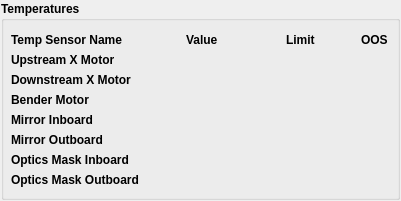
     <widget class="QFrame" name="frame_2">
      <property name="geometry">
       <rect>
        <x>274</x>
        <y>382</y>
        <width>401</width>
        <height>201</height>
       </rect>
      </property>
      <property name="frameShape">
       <enum>QFrame::NoFrame</enum>
      </property>
      <property name="frameShadow">
       <enum>QFrame::Raised</enum>
      </property>
      <layout class="QHBoxLayout" name="horizontalLayout_2">
       <property name="spacing">
        <number>0</number>
       </property>
       <property name="leftMargin">
        <number>1</number>
       </property>
       <property name="topMargin">
        <number>1</number>
       </property>
       <property name="rightMargin">
        <number>1</number>
       </property>
       <property name="bottomMargin">
        <number>1</number>
       </property>
       <item>
        <widget class="QGroupBox" name="groupBox_10">
         <property name="font">
          <font>
           <weight>75</weight>
           <bold>true</bold>
          </font>
         </property>
         <property name="styleSheet">
          <string notr="true">QELabel{background-color: rgb(255, 255, 255)};</string>
         </property>
         <property name="title">
          <string>Temperatures</string>
         </property>
         <widget class="QESimpleShape" name="qesimpleshape_7">
          <property name="geometry">
           <rect>
            <x>367</x>
            <y>50</y>
            <width>16</width>
            <height>16</height>
           </rect>
          </property>
          <property name="shape">
           <enum>QSimpleShape::cross</enum>
          </property>
          <property name="edgeColour">
           <color alpha="0">
            <red>0</red>
            <green>0</green>
            <blue>0</blue>
           </color>
          </property>
          <property name="colour0" stdset="0">
           <color alpha="0">
            <red>200</red>
            <green>200</green>
            <blue>200</blue>
           </color>
          </property>
          <property name="colour1" stdset="0">
           <color>
            <red>0</red>
            <green>0</green>
            <blue>0</blue>
           </color>
          </property>
          <property name="flash1" stdset="0">
           <bool>false</bool>
          </property>
          <property name="variable" stdset="0">
           <string>MCTVBM01TES01:EPS_OOS_STATUS</string>
          </property>
          <property name="edgeAlarmStateOption" stdset="0">
           <enum>QESimpleShape::Never</enum>
          </property>
          <property name="displayAlarmStateOption" stdset="0">
           <enum>QESimpleShape::Never</enum>
          </property>
          <property name="oosAware">
           <bool>true</bool>
          </property>
         </widget>
         <widget class="QELabel" name="qelabel_27">
          <property name="geometry">
           <rect>
            <x>264</x>
            <y>50</y>
            <width>86</width>
            <height>17</height>
           </rect>
          </property>
          <property name="alignment">
           <set>Qt::AlignRight|Qt::AlignTrailing|Qt::AlignVCenter</set>
          </property>
          <property name="variable" stdset="0">
           <string>MCTVBM01TES01:TEMPERATURE_MONITOR_HIHI</string>
          </property>
          <property name="displayAlarmStateOption" stdset="0">
           <enum>QELabel::Never</enum>
          </property>
         </widget>
         <widget class="QLabel" name="label_36">
          <property name="geometry">
           <rect>
            <x>360</x>
            <y>30</y>
            <width>41</width>
            <height>17</height>
           </rect>
          </property>
          <property name="font">
           <font>
            <weight>75</weight>
            <bold>true</bold>
           </font>
          </property>
          <property name="text">
           <string>OOS</string>
          </property>
         </widget>
         <widget class="QELabel" name="qelabel_28">
          <property name="geometry">
           <rect>
            <x>164</x>
            <y>50</y>
            <width>91</width>
            <height>17</height>
           </rect>
          </property>
          <property name="alignment">
           <set>Qt::AlignRight|Qt::AlignTrailing|Qt::AlignVCenter</set>
          </property>
          <property name="variable" stdset="0">
           <string>MCTVBM01TES01:TEMPERATURE_MONITOR</string>
          </property>
         </widget>
         <widget class="QLabel" name="label_35">
          <property name="geometry">
           <rect>
            <x>10</x>
            <y>30</y>
            <width>151</width>
            <height>17</height>
           </rect>
          </property>
          <property name="font">
           <font>
            <weight>75</weight>
            <bold>true</bold>
           </font>
          </property>
          <property name="text">
           <string>Temp Sensor Name</string>
          </property>
         </widget>
         <widget class="QLabel" name="label_39">
          <property name="geometry">
           <rect>
            <x>285</x>
            <y>30</y>
            <width>61</width>
            <height>17</height>
           </rect>
          </property>
          <property name="font">
           <font>
            <weight>75</weight>
            <bold>true</bold>
           </font>
          </property>
          <property name="text">
           <string>Limit</string>
          </property>
         </widget>
         <widget class="QLabel" name="label_40">
          <property name="geometry">
           <rect>
            <x>10</x>
            <y>50</y>
            <width>151</width>
            <height>17</height>
           </rect>
          </property>
          <property name="text">
           <string>Upstream X Motor</string>
          </property>
         </widget>
         <widget class="QLabel" name="label_38">
          <property name="geometry">
           <rect>
            <x>185</x>
            <y>30</y>
            <width>61</width>
            <height>17</height>
           </rect>
          </property>
          <property name="font">
           <font>
            <weight>75</weight>
            <bold>true</bold>
           </font>
          </property>
          <property name="text">
           <string>Value</string>
          </property>
         </widget>
         <widget class="QELabel" name="qelabel_29">
          <property name="geometry">
           <rect>
            <x>264</x>
            <y>70</y>
            <width>86</width>
            <height>17</height>
           </rect>
          </property>
          <property name="alignment">
           <set>Qt::AlignRight|Qt::AlignTrailing|Qt::AlignVCenter</set>
          </property>
          <property name="variable" stdset="0">
           <string>MCTVBM01TES02:TEMPERATURE_MONITOR_HIHI</string>
          </property>
          <property name="displayAlarmStateOption" stdset="0">
           <enum>QELabel::Never</enum>
          </property>
         </widget>
         <widget class="QELabel" name="qelabel_30">
          <property name="geometry">
           <rect>
            <x>164</x>
            <y>70</y>
            <width>91</width>
            <height>17</height>
           </rect>
          </property>
          <property name="alignment">
           <set>Qt::AlignRight|Qt::AlignTrailing|Qt::AlignVCenter</set>
          </property>
          <property name="variable" stdset="0">
           <string>MCTVBM01TES02:TEMPERATURE_MONITOR</string>
          </property>
         </widget>
         <widget class="QESimpleShape" name="qesimpleshape_8">
          <property name="geometry">
           <rect>
            <x>367</x>
            <y>70</y>
            <width>16</width>
            <height>16</height>
           </rect>
          </property>
          <property name="shape">
           <enum>QSimpleShape::cross</enum>
          </property>
          <property name="edgeColour">
           <color alpha="0">
            <red>0</red>
            <green>0</green>
            <blue>0</blue>
           </color>
          </property>
          <property name="colour0" stdset="0">
           <color alpha="0">
            <red>200</red>
            <green>200</green>
            <blue>200</blue>
           </color>
          </property>
          <property name="colour1" stdset="0">
           <color>
            <red>0</red>
            <green>0</green>
            <blue>0</blue>
           </color>
          </property>
          <property name="flash1" stdset="0">
           <bool>false</bool>
          </property>
          <property name="variable" stdset="0">
           <string>MCTVBM01TES02:EPS_OOS_STATUS</string>
          </property>
          <property name="edgeAlarmStateOption" stdset="0">
           <enum>QESimpleShape::Never</enum>
          </property>
          <property name="displayAlarmStateOption" stdset="0">
           <enum>QESimpleShape::Never</enum>
          </property>
          <property name="oosAware">
           <bool>true</bool>
          </property>
         </widget>
         <widget class="QLabel" name="label_41">
          <property name="geometry">
           <rect>
            <x>10</x>
            <y>70</y>
            <width>151</width>
            <height>17</height>
           </rect>
          </property>
          <property name="text">
           <string>Downstream X Motor</string>
          </property>
         </widget>
         <widget class="QELabel" name="qelabel_31">
          <property name="geometry">
           <rect>
            <x>264</x>
            <y>90</y>
            <width>86</width>
            <height>17</height>
           </rect>
          </property>
          <property name="autoFillBackground">
           <bool>false</bool>
          </property>
          <property name="alignment">
           <set>Qt::AlignRight|Qt::AlignTrailing|Qt::AlignVCenter</set>
          </property>
          <property name="variable" stdset="0">
           <string>MCTVBM01TES03:TEMPERATURE_MONITOR_HIHI</string>
          </property>
          <property name="displayAlarmStateOption" stdset="0">
           <enum>QELabel::Never</enum>
          </property>
         </widget>
         <widget class="QELabel" name="qelabel_32">
          <property name="geometry">
           <rect>
            <x>164</x>
            <y>90</y>
            <width>91</width>
            <height>17</height>
           </rect>
          </property>
          <property name="alignment">
           <set>Qt::AlignRight|Qt::AlignTrailing|Qt::AlignVCenter</set>
          </property>
          <property name="variable" stdset="0">
           <string>MCTVBM01TES03:TEMPERATURE_MONITOR</string>
          </property>
         </widget>
         <widget class="QLabel" name="label_42">
          <property name="geometry">
           <rect>
            <x>10</x>
            <y>90</y>
            <width>151</width>
            <height>17</height>
           </rect>
          </property>
          <property name="text">
           <string>Bender Motor</string>
          </property>
         </widget>
         <widget class="QESimpleShape" name="qesimpleshape_9">
          <property name="geometry">
           <rect>
            <x>367</x>
            <y>90</y>
            <width>16</width>
            <height>16</height>
           </rect>
          </property>
          <property name="shape">
           <enum>QSimpleShape::cross</enum>
          </property>
          <property name="edgeColour">
           <color alpha="0">
            <red>0</red>
            <green>0</green>
            <blue>0</blue>
           </color>
          </property>
          <property name="colour0" stdset="0">
           <color alpha="0">
            <red>200</red>
            <green>200</green>
            <blue>200</blue>
           </color>
          </property>
          <property name="colour1" stdset="0">
           <color>
            <red>0</red>
            <green>0</green>
            <blue>0</blue>
           </color>
          </property>
          <property name="flash1" stdset="0">
           <bool>false</bool>
          </property>
          <property name="variable" stdset="0">
           <string>MCTVBM01TES03:EPS_OOS_STATUS</string>
          </property>
          <property name="edgeAlarmStateOption" stdset="0">
           <enum>QESimpleShape::Never</enum>
          </property>
          <property name="displayAlarmStateOption" stdset="0">
           <enum>QESimpleShape::Never</enum>
          </property>
          <property name="oosAware">
           <bool>true</bool>
          </property>
         </widget>
         <widget class="QELabel" name="qelabel_33">
          <property name="geometry">
           <rect>
            <x>264</x>
            <y>110</y>
            <width>86</width>
            <height>17</height>
           </rect>
          </property>
          <property name="alignment">
           <set>Qt::AlignRight|Qt::AlignTrailing|Qt::AlignVCenter</set>
          </property>
          <property name="variable" stdset="0">
           <string>MCTVBM01TES04:TEMPERATURE_MONITOR_HIHI</string>
          </property>
          <property name="displayAlarmStateOption" stdset="0">
           <enum>QELabel::Never</enum>
          </property>
         </widget>
         <widget class="QLabel" name="label_43">
          <property name="geometry">
           <rect>
            <x>10</x>
            <y>110</y>
            <width>151</width>
            <height>17</height>
           </rect>
          </property>
          <property name="text">
           <string>Mirror Inboard</string>
          </property>
         </widget>
         <widget class="QELabel" name="qelabel_34">
          <property name="geometry">
           <rect>
            <x>164</x>
            <y>110</y>
            <width>91</width>
            <height>17</height>
           </rect>
          </property>
          <property name="alignment">
           <set>Qt::AlignRight|Qt::AlignTrailing|Qt::AlignVCenter</set>
          </property>
          <property name="variable" stdset="0">
           <string>MCTVBM01TES04:TEMPERATURE_MONITOR</string>
          </property>
         </widget>
         <widget class="QESimpleShape" name="qesimpleshape_10">
          <property name="geometry">
           <rect>
            <x>367</x>
            <y>110</y>
            <width>16</width>
            <height>16</height>
           </rect>
          </property>
          <property name="shape">
           <enum>QSimpleShape::cross</enum>
          </property>
          <property name="edgeColour">
           <color alpha="0">
            <red>0</red>
            <green>0</green>
            <blue>0</blue>
           </color>
          </property>
          <property name="colour0" stdset="0">
           <color alpha="0">
            <red>200</red>
            <green>200</green>
            <blue>200</blue>
           </color>
          </property>
          <property name="colour1" stdset="0">
           <color>
            <red>0</red>
            <green>0</green>
            <blue>0</blue>
           </color>
          </property>
          <property name="flash1" stdset="0">
           <bool>false</bool>
          </property>
          <property name="variable" stdset="0">
           <string>MCTVBM01TES04:EPS_OOS_STATUS</string>
          </property>
          <property name="edgeAlarmStateOption" stdset="0">
           <enum>QESimpleShape::Never</enum>
          </property>
          <property name="displayAlarmStateOption" stdset="0">
           <enum>QESimpleShape::Never</enum>
          </property>
          <property name="oosAware">
           <bool>true</bool>
          </property>
         </widget>
         <widget class="QLabel" name="label_44">
          <property name="geometry">
           <rect>
            <x>10</x>
            <y>130</y>
            <width>151</width>
            <height>17</height>
           </rect>
          </property>
          <property name="text">
           <string>Mirror Outboard</string>
          </property>
         </widget>
         <widget class="QESimpleShape" name="qesimpleshape_11">
          <property name="geometry">
           <rect>
            <x>367</x>
            <y>130</y>
            <width>16</width>
            <height>16</height>
           </rect>
          </property>
          <property name="shape">
           <enum>QSimpleShape::cross</enum>
          </property>
          <property name="edgeColour">
           <color alpha="0">
            <red>0</red>
            <green>0</green>
            <blue>0</blue>
           </color>
          </property>
          <property name="colour0" stdset="0">
           <color alpha="0">
            <red>200</red>
            <green>200</green>
            <blue>200</blue>
           </color>
          </property>
          <property name="colour1" stdset="0">
           <color>
            <red>0</red>
            <green>0</green>
            <blue>0</blue>
           </color>
          </property>
          <property name="flash1" stdset="0">
           <bool>false</bool>
          </property>
          <property name="variable" stdset="0">
           <string>MCTVBM01TES05:EPS_OOS_STATUS</string>
          </property>
          <property name="edgeAlarmStateOption" stdset="0">
           <enum>QESimpleShape::Never</enum>
          </property>
          <property name="displayAlarmStateOption" stdset="0">
           <enum>QESimpleShape::Never</enum>
          </property>
          <property name="oosAware">
           <bool>true</bool>
          </property>
         </widget>
         <widget class="QELabel" name="qelabel_35">
          <property name="geometry">
           <rect>
            <x>264</x>
            <y>130</y>
            <width>86</width>
            <height>17</height>
           </rect>
          </property>
          <property name="alignment">
           <set>Qt::AlignRight|Qt::AlignTrailing|Qt::AlignVCenter</set>
          </property>
          <property name="variable" stdset="0">
           <string>MCTVBM01TES05:TEMPERATURE_MONITOR_HIHI</string>
          </property>
          <property name="displayAlarmStateOption" stdset="0">
           <enum>QELabel::Never</enum>
          </property>
         </widget>
         <widget class="QELabel" name="qelabel_36">
          <property name="geometry">
           <rect>
            <x>164</x>
            <y>130</y>
            <width>91</width>
            <height>17</height>
           </rect>
          </property>
          <property name="alignment">
           <set>Qt::AlignRight|Qt::AlignTrailing|Qt::AlignVCenter</set>
          </property>
          <property name="variable" stdset="0">
           <string>MCTVBM01TES05:TEMPERATURE_MONITOR</string>
          </property>
         </widget>
         <widget class="QLabel" name="label_45">
          <property name="geometry">
           <rect>
            <x>10</x>
            <y>150</y>
            <width>151</width>
            <height>17</height>
           </rect>
          </property>
          <property name="text">
           <string>Optics Mask Inboard</string>
          </property>
         </widget>
         <widget class="QELabel" name="qelabel_37">
          <property name="geometry">
           <rect>
            <x>164</x>
            <y>150</y>
            <width>91</width>
            <height>17</height>
           </rect>
          </property>
          <property name="alignment">
           <set>Qt::AlignRight|Qt::AlignTrailing|Qt::AlignVCenter</set>
          </property>
          <property name="variable" stdset="0">
           <string>MCTVBM01TES06:TEMPERATURE_MONITOR</string>
          </property>
         </widget>
         <widget class="QESimpleShape" name="qesimpleshape_12">
          <property name="geometry">
           <rect>
            <x>367</x>
            <y>150</y>
            <width>16</width>
            <height>16</height>
           </rect>
          </property>
          <property name="shape">
           <enum>QSimpleShape::cross</enum>
          </property>
          <property name="edgeColour">
           <color alpha="0">
            <red>0</red>
            <green>0</green>
            <blue>0</blue>
           </color>
          </property>
          <property name="colour0" stdset="0">
           <color alpha="0">
            <red>200</red>
            <green>200</green>
            <blue>200</blue>
           </color>
          </property>
          <property name="colour1" stdset="0">
           <color>
            <red>0</red>
            <green>0</green>
            <blue>0</blue>
           </color>
          </property>
          <property name="flash1" stdset="0">
           <bool>false</bool>
          </property>
          <property name="variable" stdset="0">
           <string>MCTVBM01TES06:EPS_OOS_STATUS</string>
          </property>
          <property name="edgeAlarmStateOption" stdset="0">
           <enum>QESimpleShape::Never</enum>
          </property>
          <property name="displayAlarmStateOption" stdset="0">
           <enum>QESimpleShape::Never</enum>
          </property>
          <property name="oosAware">
           <bool>true</bool>
          </property>
         </widget>
         <widget class="QELabel" name="qelabel_38">
          <property name="geometry">
           <rect>
            <x>264</x>
            <y>150</y>
            <width>86</width>
            <height>17</height>
           </rect>
          </property>
          <property name="alignment">
           <set>Qt::AlignRight|Qt::AlignTrailing|Qt::AlignVCenter</set>
          </property>
          <property name="variable" stdset="0">
           <string>MCTVBM01TES06:TEMPERATURE_MONITOR_HIHI</string>
          </property>
          <property name="displayAlarmStateOption" stdset="0">
           <enum>QELabel::Never</enum>
          </property>
         </widget>
         <widget class="QELabel" name="qelabel_39">
          <property name="geometry">
           <rect>
            <x>164</x>
            <y>170</y>
            <width>91</width>
            <height>17</height>
           </rect>
          </property>
          <property name="alignment">
           <set>Qt::AlignRight|Qt::AlignTrailing|Qt::AlignVCenter</set>
          </property>
          <property name="variable" stdset="0">
           <string>MCTVBM01TES07:TEMPERATURE_MONITOR</string>
          </property>
         </widget>
         <widget class="QESimpleShape" name="qesimpleshape_13">
          <property name="geometry">
           <rect>
            <x>367</x>
            <y>170</y>
            <width>16</width>
            <height>16</height>
           </rect>
          </property>
          <property name="shape">
           <enum>QSimpleShape::cross</enum>
          </property>
          <property name="edgeColour">
           <color alpha="0">
            <red>0</red>
            <green>0</green>
            <blue>0</blue>
           </color>
          </property>
          <property name="colour0" stdset="0">
           <color alpha="0">
            <red>200</red>
            <green>200</green>
            <blue>200</blue>
           </color>
          </property>
          <property name="colour1" stdset="0">
           <color>
            <red>0</red>
            <green>0</green>
            <blue>0</blue>
           </color>
          </property>
          <property name="flash1" stdset="0">
           <bool>false</bool>
          </property>
          <property name="variable" stdset="0">
           <string>MCTVBM01TES07:EPS_OOS_STATUS</string>
          </property>
          <property name="edgeAlarmStateOption" stdset="0">
           <enum>QESimpleShape::Never</enum>
          </property>
          <property name="displayAlarmStateOption" stdset="0">
           <enum>QESimpleShape::Never</enum>
          </property>
          <property name="oosAware">
           <bool>true</bool>
          </property>
         </widget>
         <widget class="QELabel" name="qelabel_40">
          <property name="geometry">
           <rect>
            <x>264</x>
            <y>170</y>
            <width>86</width>
            <height>17</height>
           </rect>
          </property>
          <property name="alignment">
           <set>Qt::AlignRight|Qt::AlignTrailing|Qt::AlignVCenter</set>
          </property>
          <property name="variable" stdset="0">
           <string>MCTVBM01TES07:TEMPERATURE_MONITOR_HIHI</string>
          </property>
          <property name="displayAlarmStateOption" stdset="0">
           <enum>QELabel::Never</enum>
          </property>
         </widget>
         <widget class="QLabel" name="label_46">
          <property name="geometry">
           <rect>
            <x>10</x>
            <y>170</y>
            <width>151</width>
            <height>17</height>
           </rect>
          </property>
          <property name="text">
           <string>Optics Mask Outboard</string>
          </property>
         </widget>
        </widget>
       </item>
      </layout>
     </widget>
